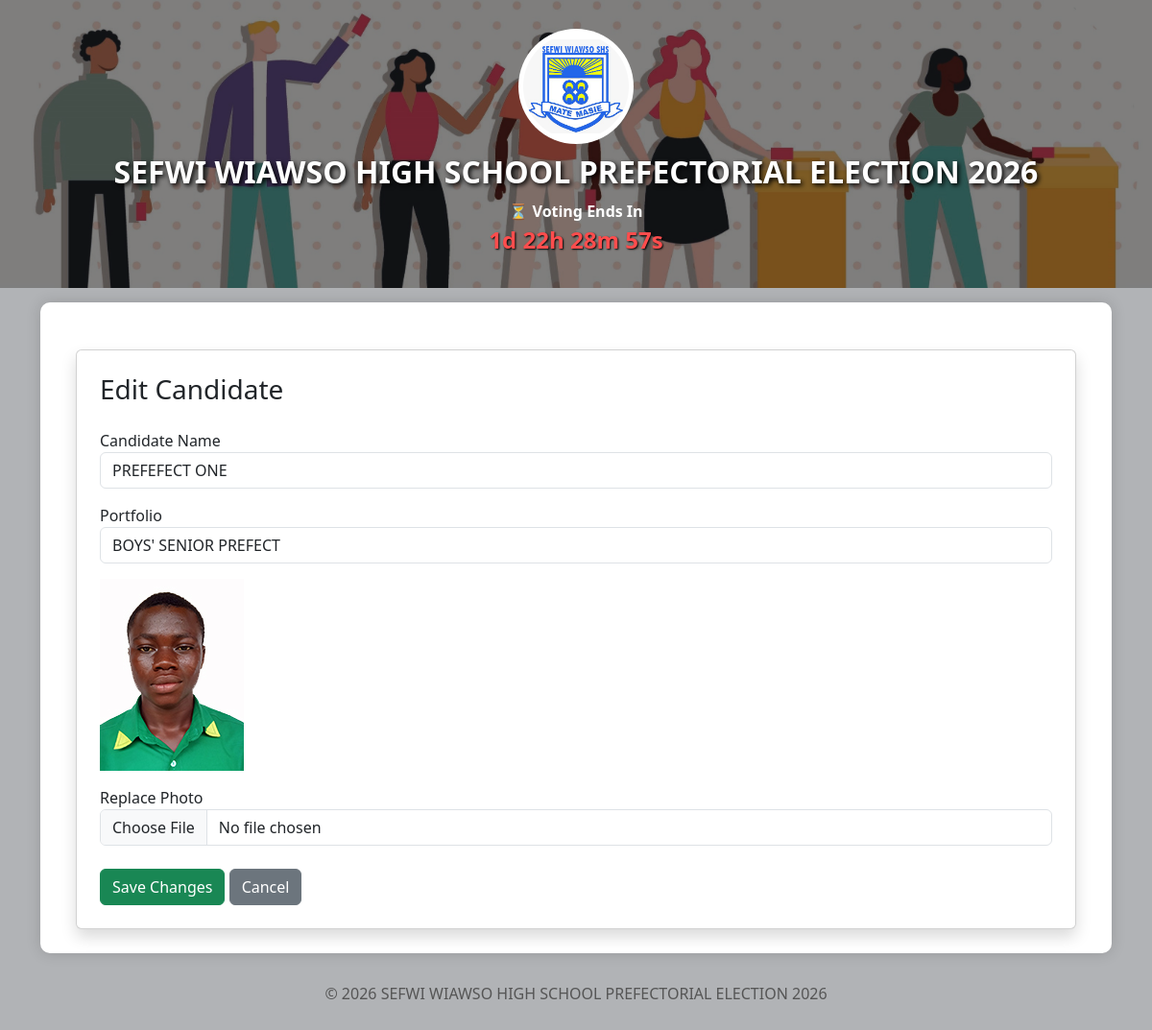
The app's page /edit_candidate/9 (signed in) with its own data.
### tables this page shows
CREATE TABLE settings(
        id INTEGER PRIMARY KEY AUTOINCREMENT,
        school_name TEXT,
        election_year TEXT,
        logo TEXT,
        start_time TEXT,
        end_time TEXT
    );

CREATE TABLE candidates(
        id INTEGER PRIMARY KEY AUTOINCREMENT,
        name TEXT,
        portfolio_id INTEGER,
        image TEXT
    );

CREATE TABLE portfolios(
        id INTEGER PRIMARY KEY AUTOINCREMENT,
        name TEXT
    , group_id INTEGER, is_global INTEGER DEFAULT 0);

### app.py (the view, shortened to what this page needs)
@app.route(
    "/edit_candidate/<int:cid>",
    methods=["GET", "POST"]
)
def edit_candidate(cid):
    if "admin" not in session:
        return redirect("/")
    conn = db()
    candidate = conn.execute("""
        SELECT *
        FROM candidates
        WHERE id=?
    """, (cid,)).fetchone()
    portfolios = conn.execute("""
        SELECT *
        FROM portfolios
        ORDER BY name
    """).fetchall()
    conn.close()
    return render_template(
        "edit_candidate.html",
        candidate=candidate,
        portfolios=portfolios
    )

### app.py (called while the page is built, shortened)
def db():
    return sqlite3.connect("database.db")

@app.context_processor
def inject_settings():
    conn = db()
    cur = conn.cursor()
    data = cur.execute("""
        SELECT *
        FROM settings
        ORDER BY id DESC
        LIMIT 1
    """).fetchone()
    conn.close()
    if data:
        return dict(
            school_name=data[1],
            election_year=data[2],
            logo=data[3],
            start_time=data[4],
            end_time=data[5]
        )

### templates/edit_candidate.html
{% extends "layout.html" %}
{% block content %}
<div class="container mt-4">
    <div class="card shadow p-4">
        <h3 class="mb-4">
            Edit Candidate
        </h3>
        <form method="POST"
              enctype="multipart/form-data">
            <label>
                Candidate Name
            </label>
            <input type="text"
                   name="name"
                   value="{{ candidate[1] }}"
                   class="form-control mb-3"
                   required>
            <label>
                Portfolio
            </label>
            <select name="portfolio_id"
                    class="form-control mb-3">
                {% for p in portfolios %}
                <option value="{{ p[0] }}"
                {% if p[0] == candidate[2] %}
                    selected
                {% endif %}
                >
                    {{ p[1] }}
                </option>
                {% endfor %}
            </select>
            {% if candidate[3] %}
            <div class="mb-3">
                <img src="{{ url_for(
                    'static',
                    filename='uploads/' + candidate[3]
                ) }}"
                width="150">
            </div>
            {% endif %}
            <label>
                Replace Photo
            </label>
            <input type="file"
                   name="image"
                   class="form-control mb-4">
            <button class="btn btn-success">
                Save Changes
            </button>
            <a href="/dashboard?section=candidates"
               class="btn btn-secondary">
                Cancel
            </a>
        </form>
    </div>
</div>
{% endblock %}

### templates/layout.html (shortened to what this page needs)
<!DOCTYPE html>
<html lang="en">
<head>
<link href="https://cdn.jsdelivr.net/npm/bootstrap@5.3.0/dist/css/bootstrap.min.css"
      rel="stylesheet">
</head>
<body>
<div class="header">
<div class="header-content">
    {% if logo %}
    <img src="{{ url_for('static',
        filename='uploads/' + logo) }}">
    {% endif %}
    <marquee behavior="scroll"
             direction="left"
             scrollamount="6">
        <h1 class="school-name">
            {{ school_name }}
        </h1>
    </marquee>
    <div class="countdown-title">
        ⏳ Voting Ends In
    </div>
    <div id="countdown"></div>
</div>
</div>
<div class="container">
<div class="container-box">
    {% block content %}
    {% endblock %}
</div>
</div>
<div class="footer">
<p>
    &copy; {{ election_year }}
    {{ school_name }}
</p>
</div>
</body>
</html>

### templates/layout.html (style rules this page uses)
body { background-color:#b1b3b6; }
.header { position:relative; background-image:url("/static/uploads/header_bg.jpg"); background-size:cover; background-position:center; background-repeat:no-repeat; min-height:300px; padding:30px 20px; text-align:center; color:white; overflow:hidden; }
.header::before { content:""; position:absolute; top:0; left:0; width:100%; height:100%; background:rgba(0,0,0,0.50); z-index:1; }
.header-content { position:relative; z-index:2; }
.header img { width:120px; height:120px; object-fit:contain; border-radius:50%; background:white; padding:5px; margin-bottom:10px; }
.school-name { font-size:2rem; font-weight:bold; text-shadow:2px 2px 5px #000; }
.countdown-title { margin-top:10px; font-weight:bold; }
#countdown { font-size:1.5rem; font-weight:bold; color:#ff4d4d; text-shadow:1px 1px 2px #000; }
.container-box { background:white; padding:25px; margin-top:15px; border-radius:10px; box-shadow:0 0 15px rgba(0,0,0,0.15); }
.footer { text-align:center; margin-top:20px; color:#555; padding:10px; }

### records on screen
settings: logo (picture), school_name "SEFWI WIAWSO HIGH SCHOOL PREFECTORIAL ELECTION 2026", election_year "2026"
candidates: name "PREFEFECT ONE", portfolio_id "BOYS' SENIOR PREFECT", image (picture)
